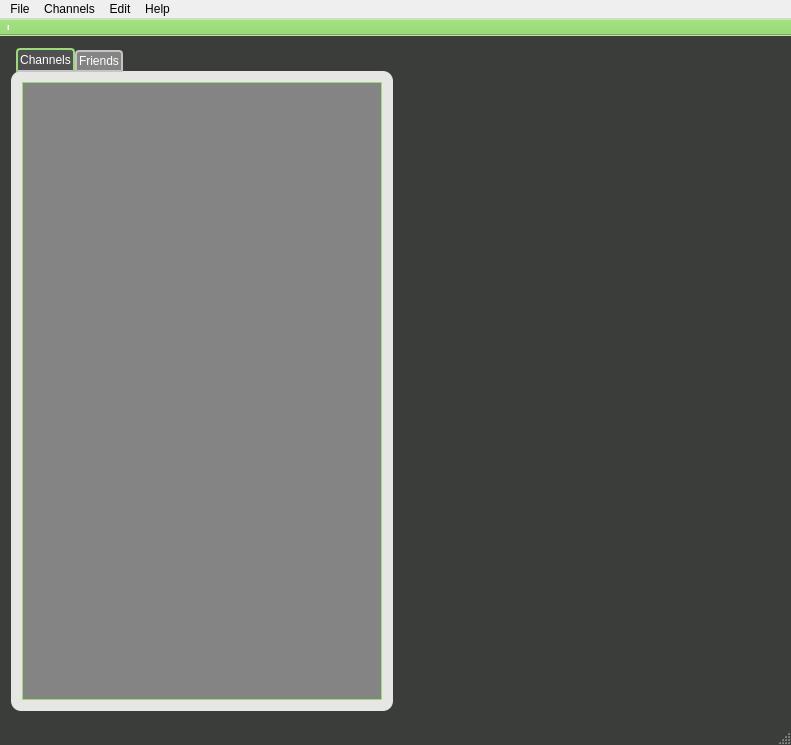
<?xml version="1.0" encoding="UTF-8"?>
<ui version="4.0">
 <class>MainWindow</class>
 <widget class="QMainWindow" name="MainWindow">
  <property name="geometry">
   <rect>
    <x>0</x>
    <y>0</y>
    <width>791</width>
    <height>745</height>
   </rect>
  </property>
  <property name="windowTitle">
   <string>LiveJammin</string>
  </property>
  <property name="windowIcon">
   <iconset resource="app.qrc">
    <normaloff>:/images/live-jamming.png</normaloff>:/images/live-jamming.png</iconset>
  </property>
  <property name="styleSheet">
   <string notr="true">#MainWindow {
	background: qlineargradient(spread:pad, x1:0, y1:0, x2:0, y2:1, stop:0.00934579 rgba(155, 217, 122, 255), stop:0.0116822 rgba(59, 61, 59, 255), stop:0.995455 rgba(59, 61, 59, 255));

}

QToolBar {
	background: rgb(155, 217, 122);
}

QInputDialog {
background: qlineargradient(spread:pad, x1:0, y1:0, x2:0, y2:1, stop:0.00934579 rgba(155, 217, 122, 255), stop:0.0116822 rgba(59, 61, 59, 255), stop:0.995455 rgba(59, 61, 59, 255));
}

QInputDialog QLabel {
color: #FFFFFF;
}

QInputDialog QPushButton {
color: #333;
border: 2px solid #555;
border-radius: 11px;
padding: 5px;
background: qradialgradient(cx: 0.3, cy: -0.4,
fx: 0.3, fy: -0.4,
radius: 1.35, stop: 0 #fff, stop: 1 #888);
min-width: 80px;
}
QInputDialog QPushButton:hover {
background: qradialgradient(cx: 0.3, cy: -0.4,
fx: 0.3, fy: -0.4,
radius: 1.35, stop: 0 #fff, stop: 1 #bbb);
}
QInputDialog QPushButton:pressed {
background: qradialgradient(cx: 0.4, cy: -0.1,
fx: 0.4, fy: -0.1,
radius: 1.35, stop: 0 #fff, stop: 1 #ddd);
}</string>
  </property>
  <widget class="QWidget" name="centralWidget">
   <layout class="QHBoxLayout" name="horizontalLayout">
    <item>
     <widget class="QSplitter" name="splitter">
      <property name="orientation">
       <enum>Qt::Horizontal</enum>
      </property>
      <widget class="QTabWidget" name="tabWidget">
       <property name="styleSheet">
        <string notr="true">QTabWidget::pane {
	color: rgb(246, 246, 244);
	margin: 0px,1px,1px,1px;

	border-radius: 10px;
	background: #E6E6E3;
      }

  QTabWidget::tab-bar {          
	left: 5px; /* move to the right by 5px */
	bottom: -1px;      } 

/* Style the tab using the tab sub-control. Note that          it reads QTabBar _not_ QTabWidget */
QTabBar::tab { 
	background: rgb(132,132,132);
    border: 2px solid #C4C4C3; 
	border-bottom-color: #C2C7CB; /* same as the pane color */          
	border-top-left-radius: 4px;          
	border-top-right-radius: 4px;     
	min-width: 8ex;
	padding: 2px;
	color: #FFFFFF;   
}
       
QTabBar::tab:selected, QTabBar::tab:hover {	

}

QTabBar::tab:selected {
	background: rgb(80,80,80); 
	border-color: #9BD97a;          
	border-bottom-color: #C2C7CB; /* same as pane color */
}

QTabBar::tab:!selected {
    margin-top: 2px; /* make non-selected tabs look smaller */
}
</string>
       </property>
       <property name="currentIndex">
        <number>0</number>
       </property>
       <property name="tabsClosable">
        <bool>false</bool>
       </property>
       <widget class="QWidget" name="channelsTab">
        <property name="styleSheet">
         <string notr="true">#tab {	
	background: rgb(80, 80, 80);
	border: 1px rgb(155, 217, 122);
}</string>
        </property>
        <attribute name="title">
         <string>Channels</string>
        </attribute>
        <layout class="QHBoxLayout" name="horizontalLayout_2">
         <item>
          <widget class="ChannelList" name="channelList">
           <property name="contextMenuPolicy">
            <enum>Qt::CustomContextMenu</enum>
           </property>
           <property name="styleSheet">
            <string notr="true">#channelList {
	background: rgb(132, 132, 132);
	border: 1px solid #9BD97a;
	color: #FFFFFF;
}

 QTreeView::branch:!has-children:!has-siblings:adjoins-item {
     border-image: url(:/images/branch-end.png) 0;
 }
 QTreeView::branch:has-siblings:adjoins-item {
     border-image: url(:/images/branch-more.png) 0;
 }
ChannelList::branch:!has-children:!has-siblings:adjoins-item {
     border-image: url(:/images/branch-end.png) 0;
 }

ChannelList::branch:has-children:!has-siblings:closed,
ChannelList::branch:closed:has-children:has-siblings {
         border-image: none;
         image: url(:/images/branch-closed.png);
 }

ChannelList::branch:open:has-children:!has-siblings,
ChannelList::branch:open:has-children:has-siblings  {
         border-image: none;
         image: url(:/images/branch-open.png);
 }</string>
           </property>
           <property name="selectionMode">
            <enum>QAbstractItemView::ContiguousSelection</enum>
           </property>
           <property name="headerHidden">
            <bool>true</bool>
           </property>
           <attribute name="headerVisible">
            <bool>false</bool>
           </attribute>
           <attribute name="headerVisible">
            <bool>false</bool>
           </attribute>
           <column>
            <property name="text">
             <string notr="true">Channels</string>
            </property>
            <property name="textAlignment">
             <set>AlignHCenter|AlignVCenter|AlignCenter</set>
            </property>
           </column>
          </widget>
         </item>
        </layout>
       </widget>
       <widget class="QWidget" name="FriendsTab">
        <property name="styleSheet">
         <string notr="true">#tab_2 {
	background: rgb(80, 80, 80)
}</string>
        </property>
        <attribute name="title">
         <string>Friends</string>
        </attribute>
        <layout class="QHBoxLayout" name="horizontalLayout_3">
         <item>
          <widget class="QListWidget" name="friendsList">
           <property name="styleSheet">
            <string notr="true">#friendsList {
	background: rgb(132, 132, 132);
	border: 1px solid #9BD97a;
}</string>
           </property>
          </widget>
         </item>
        </layout>
       </widget>
      </widget>
     </widget>
    </item>
    <item>
     <widget class="QStackedWidget" name="stackedWidget">
      <property name="currentIndex">
       <number>0</number>
      </property>
      <widget class="QWidget" name="page">
       <layout class="QVBoxLayout" name="verticalLayout_2">
        <property name="spacing">
         <number>0</number>
        </property>
        <item>
         <widget class="QLabel" name="label">
          <property name="enabled">
           <bool>true</bool>
          </property>
          <property name="text">
           <string/>
          </property>
          <property name="pixmap">
           <pixmap resource="app.qrc">:/images/live-jamming.png</pixmap>
          </property>
          <property name="scaledContents">
           <bool>false</bool>
          </property>
          <property name="alignment">
           <set>Qt::AlignCenter</set>
          </property>
         </widget>
        </item>
       </layout>
      </widget>
     </widget>
    </item>
   </layout>
  </widget>
  <widget class="QMenuBar" name="menuBar">
   <property name="geometry">
    <rect>
     <x>0</x>
     <y>0</y>
     <width>791</width>
     <height>23</height>
    </rect>
   </property>
   <widget class="QMenu" name="menuFile">
    <property name="title">
     <string>File</string>
    </property>
    <addaction name="actionConnect"/>
    <addaction name="actionCreate_account"/>
    <addaction name="separator"/>
    <addaction name="actionQuit"/>
   </widget>
   <widget class="QMenu" name="menuEdit">
    <property name="title">
     <string>Edit</string>
    </property>
    <addaction name="separator"/>
    <addaction name="separator"/>
    <addaction name="actionPreferences"/>
   </widget>
   <widget class="QMenu" name="menuAbout">
    <property name="title">
     <string>Help</string>
    </property>
    <addaction name="actionHelp"/>
    <addaction name="separator"/>
    <addaction name="actionAbout_LiveJaming"/>
   </widget>
   <widget class="QMenu" name="menuChans">
    <property name="title">
     <string>Channels</string>
    </property>
    <addaction name="actionCreate_Channel"/>
    <addaction name="actionList_channels"/>
    <addaction name="separator"/>
    <addaction name="actionCreate_room"/>
    <addaction name="actionList_rooms"/>
    <addaction name="separator"/>
    <addaction name="actionAdd_Friend"/>
   </widget>
   <addaction name="menuFile"/>
   <addaction name="menuChans"/>
   <addaction name="menuEdit"/>
   <addaction name="menuAbout"/>
  </widget>
  <widget class="QToolBar" name="mainToolBar">
   <property name="enabled">
    <bool>false</bool>
   </property>
   <property name="movable">
    <bool>false</bool>
   </property>
   <property name="allowedAreas">
    <set>Qt::NoToolBarArea</set>
   </property>
   <attribute name="toolBarArea">
    <enum>TopToolBarArea</enum>
   </attribute>
   <attribute name="toolBarBreak">
    <bool>false</bool>
   </attribute>
   <addaction name="separator"/>
  </widget>
  <widget class="QStatusBar" name="statusBar"/>
  <action name="actionConnect">
   <property name="text">
    <string>Connect</string>
   </property>
   <property name="shortcut">
    <string>Ctrl+C</string>
   </property>
  </action>
  <action name="actionCreate_account">
   <property name="text">
    <string>Create account</string>
   </property>
  </action>
  <action name="actionQuit">
   <property name="text">
    <string>Quit</string>
   </property>
   <property name="shortcut">
    <string>Ctrl+Q</string>
   </property>
  </action>
  <action name="actionPreferences">
   <property name="text">
    <string>Preferences</string>
   </property>
  </action>
  <action name="actionHelp">
   <property name="enabled">
    <bool>false</bool>
   </property>
   <property name="text">
    <string>Help</string>
   </property>
   <property name="shortcut">
    <string>F1</string>
   </property>
  </action>
  <action name="actionAbout_LiveJaming">
   <property name="enabled">
    <bool>false</bool>
   </property>
   <property name="text">
    <string>About LiveJaming</string>
   </property>
  </action>
  <action name="actionDisconnect">
   <property name="text">
    <string>Disconnect</string>
   </property>
  </action>
  <action name="actionAdd_Friend">
   <property name="enabled">
    <bool>false</bool>
   </property>
   <property name="text">
    <string>Add Friend</string>
   </property>
  </action>
  <action name="actionCreate_room">
   <property name="enabled">
    <bool>false</bool>
   </property>
   <property name="text">
    <string>Create room</string>
   </property>
   <property name="shortcut">
    <string>Alt+C</string>
   </property>
  </action>
  <action name="actionList_rooms">
   <property name="enabled">
    <bool>false</bool>
   </property>
   <property name="text">
    <string>List rooms</string>
   </property>
  </action>
  <action name="actionCreate_Channel">
   <property name="enabled">
    <bool>false</bool>
   </property>
   <property name="text">
    <string>Create channel</string>
   </property>
   <property name="shortcut">
    <string>Shift+C</string>
   </property>
  </action>
  <action name="actionList_channels">
   <property name="enabled">
    <bool>false</bool>
   </property>
   <property name="text">
    <string>List channels</string>
   </property>
  </action>
 </widget>
 <layoutdefault spacing="6" margin="11"/>
 <customwidgets>
  <customwidget>
   <class>ChannelList</class>
   <extends>QTreeWidget</extends>
   <header location="global">channellist.h</header>
  </customwidget>
 </customwidgets>
 <resources>
  <include location="app.qrc"/>
 </resources>
 <connections/>
</ui>
